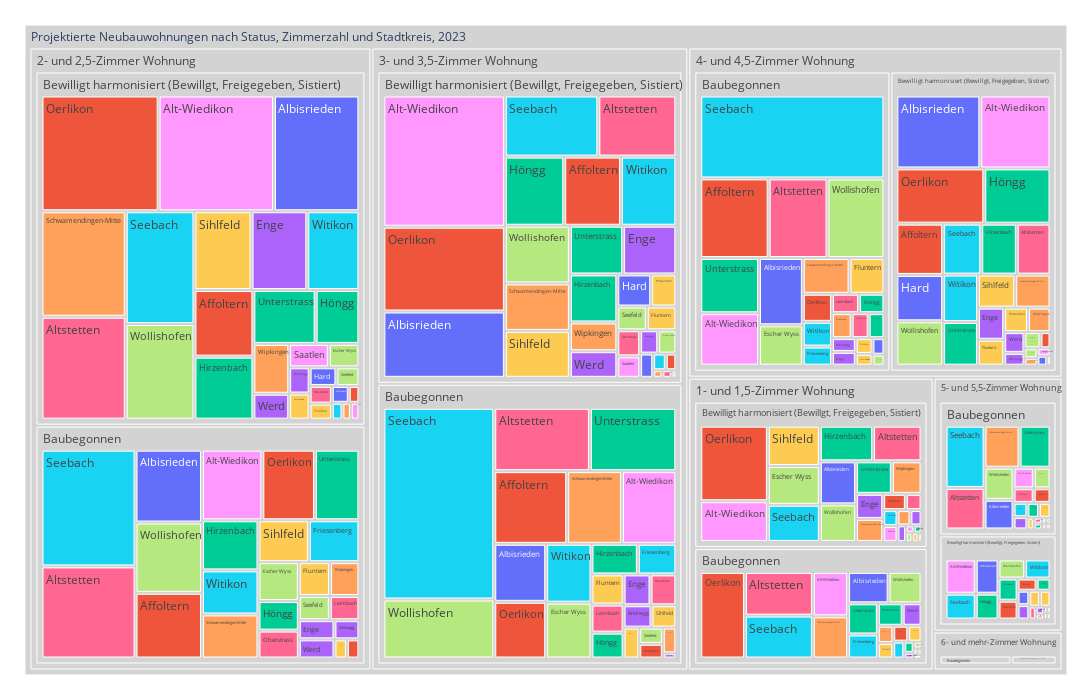

The code cell stored with this chart in its notebook:
### Code cell
#, levels = "'GNA_LANG', 'BAP_LANG','KREISEZH_LANG'"

treeMap2 = mypy_dv.plot_px_treemap(
    data=myTM.reset_index()
    ,levels=["ZIM_LANG","PST_LANG","RAUM_LANG"]
    ,values="sum_WHG"
    ,color="RAUM_LANG"
    ,myHeaderTitle="Projektierte Neubauwohnungen nach Status, Zimmerzahl und Stadtkreis, "+data_max_date
    ,color_discrete_map={'(?)':'lightgrey', 'Wohnen':'lightblue'}                
    #,margin_val_bottom=25
)
treeMap2

### Figure 1 — Plotly figure (JSON) as saved in the notebook; plotly's stock layout.template omitted (floating-point values rounded to 4 significant figures; data arrays with more than 128 entries replaced by an {"elided": "..."} marker saying what was removed)
{"data": [{"branchvalues": "total", "customdata": {"elided": "355x1 str values"}, "domain": {"x": [0, 1], "y": [0, 1]}, "hovertemplate": "%{label}<br><br>Anzahl:<br>%{value}<extra></extra>", "ids": {"elided": "355 str values"}, "labels": {"elided": "355 str values"}, "marker": {"colors": {"elided": "355 str values"}}, "name": "", "parents": {"elided": "355 str values"}, "root": {"color": "grey"}, "type": "treemap", "values": {"elided": "355 int values"}}], "layout": {"height": 700, "legend": {"tracegroupgap": 0}, "margin": {"b": 25, "l": 25, "r": 25, "t": 25}, "width": 1100}}
